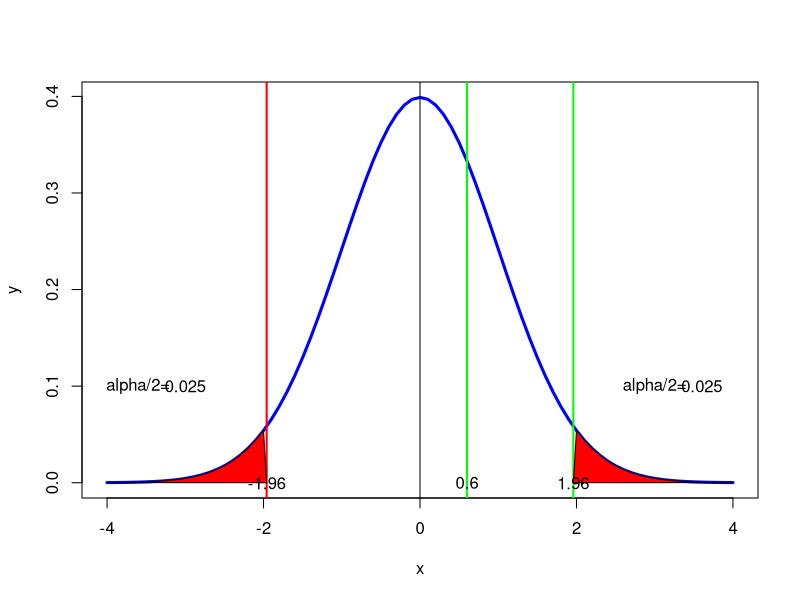

This figure's R source:
#page no 398-399
library(ggplot2)
n=100
p_dash=53/n
p0=50/n
q0=1-p0
n=100
t_stat=(p_dash-p0)/(sqrt((p0*q0)/n))
alpha=((5/n))/2
t_c_left=(qt(alpha,df=Inf))
p_value=pt(t_stat,df=Inf)
print(paste("critical value= ",round(t_c_left,2)))
print(paste("t-static =",round(t_stat,2)))
if(t_stat <= t_c_left)
{
  print(paste("left tail : Reject H0"))
}else
{
  print(paste("left tail :Accept H0"))
}
t_c_right=qnorm(1-alpha)
p_value=1-pnorm(t_stat)
if(t_stat >= t_c_right)
{
  print(paste("right tail : Reject H0"))
}else
{
  print(paste("right tail :Accept H0"))
}

two_t_stat=abs((p_dash-p0))/(sqrt((p0*q0)/n))
two_t_critical=qnorm(1-alpha/2)
p_value=2*(1-pnorm(two_t_stat))
if(two_t_stat>=two_t_critical)
{
  print("reject H0")
}else
{
  print("accept H0")
}
x <- seq(-4,4,0.1)
y <- dt(x,df=Inf)
t.val <- qt(0.95,df=Inf)
plot(x,y,type='l',lwd=3,col='blue',xlab='x')
abline(v=0)
abline(v=t_c_left,lwd=2,col='red')
abline(v=t_stat,lwd=2,col='green')
abline(v=abs(t_c_left),lwd=2,col='green')
polygon(c(x[x>=abs(t_c_left)],abs(t_c_left) ),c(y[x>=abs(t_c_left)],0),col="red")
polygon(c(x[x<=t_c_left],t_c_left ),c(y[x<=t_c_left],0),col="red")
#polygon(c(x[x<=t_stat],t_stat),c(y[x<=t_stat],t.val),col="red")
text(t_c_left,0,round(t_c_left,2))
text(t_stat,0,round(t_stat,2))
text(abs(t_c_left),0,round(abs(t_c_left),2))
text(3.0,0.1,"alpha/2=")
text(3.6,0.1,alpha)
text(-3.6,0.1,"alpha/2=")
text(-3.0,0.1,alpha)
